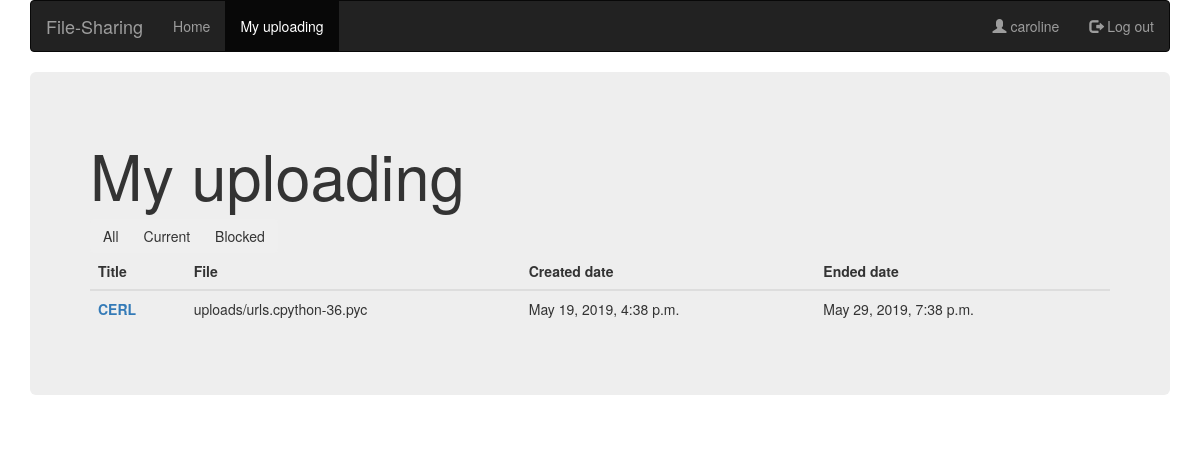
The app's page /my_uploading/ (signed in), older data.
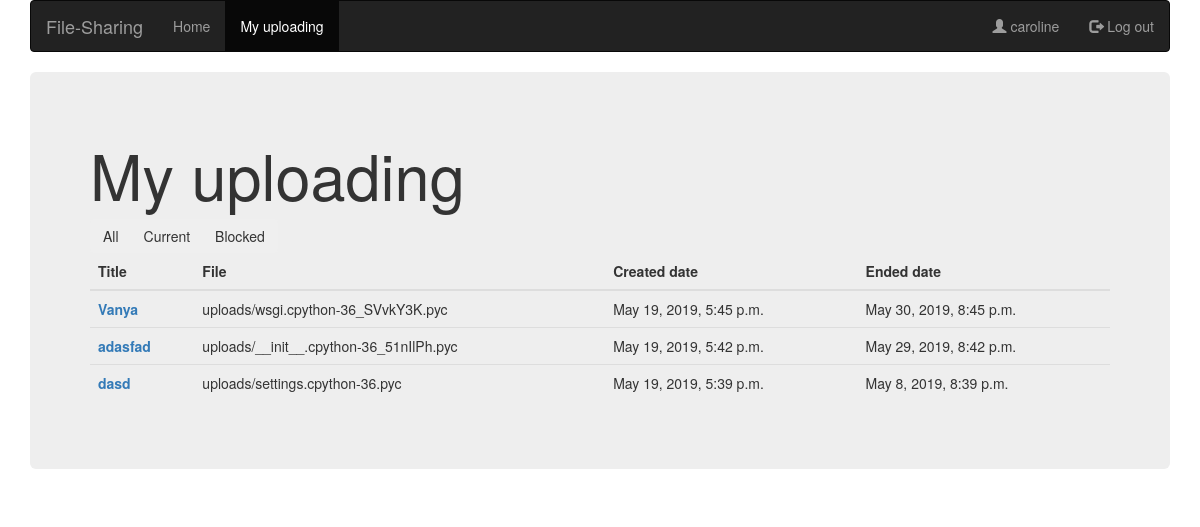
The same page, newer data.
### sharing/models.py (models this page shows, shortened)
class UploadModel(models.Model):
    id = models.AutoField(primary_key=True)
    title = models.CharField(max_length=100)
    author = models.ForeignKey(settings.AUTH_USER_MODEL, on_delete=models.CASCADE)
    file = models.FileField(upload_to='uploads/', blank=False, null=False)
    created_date = models.DateTimeField(default=timezone.now)
    ended_date = models.DateTimeField()
    is_worked = models.BooleanField(default=True)

### sharing/views.py (the view)
# urls.py: path('my_uploading/', views.show_files, name='my_uploading'),
@login_required()
def show_files(request):
    file_posts = UploadModel.objects.filter(author=request.user)
    return render(request, 'sharing/my_uploading.html', {'file_posts': file_posts})

### sharing/templates/sharing/my_uploading.html (shortened to what this page needs)
{% extends 'base.html' %}
{% block active_link %}
  <li><a href="{% url 'index' %}">Home</a></li>
  {% if user.is_authenticated %}
    <li class="active"><a href="{% url 'my_uploading' %}">My uploading</a></li>
  {% endif %}
{% endblock %}
{% block body %}
<h1>My uploading</h1>
<div class="btn-group" role="group" aria-label="Basic example">
  <button type="button" class="btn btn-secondary" onclick="changeSection('sectionAll')">All</button>
  <button type="button" class="btn btn-secondary" onclick="changeSection('sectionCurrent')">Current</button>
  <button type="button" class="btn btn-secondary" onclick="changeSection('sectionBlocked')">Blocked</button>
</div>
<table class="table table-hover table-dark">
  <thead>
    <tr>
      <th scope="col">Title</th>
      <th scope="col">File</th>
      <th scope="col">Created date</th>
      <th scope="col">Ended date</th>
    </tr>
  </thead>
  <tbody id="sectionAll">
  {% for post in file_posts|dictsortreversed:"created_date" %}
    <tr>
      <th scope="row"><a href="{% url 'new_page' post.id %}"> {{ post.title }}</a></th>
      <td>{{ post.file }}</td>
      <td>{{ post.created_date }}</td>
      <td>{{ post.ended_date }}</td>
    </tr>
  {% endfor %}
  </tbody>
</table>
{% endblock %}

Row changes from the older to the newer data that the page shows:
removed UploadModel: title "CERL", file "uploads/urls.cpython-36.pyc", created_date "May 19, 2019, 4:38 p.m.", ended_date "May 29, 2019, 7:38 p.m."
added UploadModel: title "Vanya", file "uploads/wsgi.cpython-36_SVvkY3K.pyc", created_date "May 19, 2019, 5:45 p.m.", ended_date "May 30, 2019, 8:45 p.m."
added UploadModel: title "adasfad", file "uploads/__init__.cpython-36_51nIlPh.pyc", created_date "May 19, 2019, 5:42 p.m.", ended_date "May 29, 2019, 8:42 p.m."
added UploadModel: title "dasd", file "uploads/settings.cpython-36.pyc", created_date "May 19, 2019, 5:39 p.m.", ended_date "May 8, 2019, 8:39 p.m."
